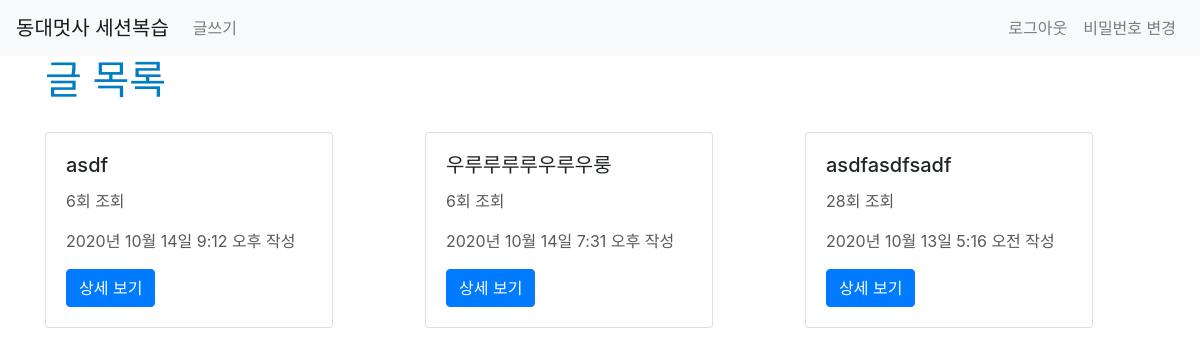
The app's page / (signed in), older data.
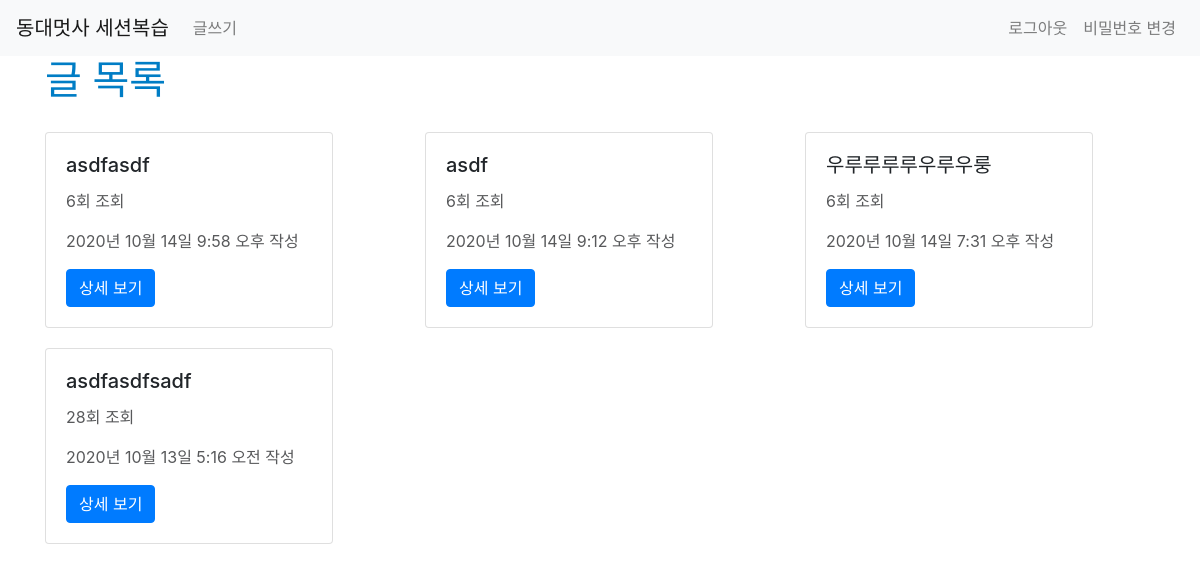
The same page, newer data.
### blog/models.py (models this page shows)
class Post(models.Model):
    title = models.CharField(max_length=50, null=False) # 짧은 문자열 필드
    '''
    User를 writer라는 이름으로 불러오고 Post와 1:N 관계(ForeignKey)로 연결
    on_delete=models.CASCADE는 유저(1)가 삭제되면 게시글(N)도 삭제되도록 하는 것!
    CASCADE 말고 PROTECT, SET_NULL(null=True가 설정돼있어야 함), SET_DEFAULT(default값이 설정돼있어야 함), SET()(대체할 값이나 함수 입력), DO_NOTHING을 입력할 수 있음.
    User 모델 사용 전에 작성된 게시글은 유저가 존재하지 않으므로 null=True
    '''
    writer = models.ForeignKey(User, on_delete=models.CASCADE, null=True)
    content = models.TextField() # 긴 문자열 필드
    image = models.ImageField(upload_to='images/', null=True)
    file = models.FileField(upload_to='files/', null=True) # file은 일단 추가만 해놨고 사용하진 않고 있음.
    view_count = models.IntegerField(default=0) # 정수형 타입
    created_at = models.DateTimeField(auto_now_add=True) # 날짜 및 시간 타입
    updated_at = models.DateTimeField(auto_now=True)

### blog/views.py (the view)
# urls.py: path('', main, name="main"), # urls.py에서 name 설정하면 템플릿 태그 활용 가능.
def main(request): # "이걸 main이라는 함수로 명명하겠다! request를 인자로 받는다!"
    all_posts = Post.objects.all().order_by('-created_at')
    return render(request, 'blog/main.html', {'posts': all_posts}) # "request의 변수(all_posts)를 posts라는 이름으로 명명하고, 해당 request를 render 함수를 활용해 blog/main.html으로 return하겠다!"

### blog/templates/blog/main.html
{% extends 'base.html' %}
{% block content %}
<div class="container">
    {% if user.is_authenticated %}
    <h1>글 목록</h1>
    <div class="row">
        {% for post in posts %}
            <div class="col-md-4 col-12">
                <div class="card" style="width: 18rem; margin-top: 20px;">
                    <div class="card-body">
                        <h5 class="card-title">{{ post.title }}</h5>
                        <p>{{ post.view_count }}회 조회</p>
                        <p>{{ post.created_at }} 작성</p>
                        <a href="{% url 'blog:show' post.pk %}" class="btn btn-primary">상세 보기</a>
                    </div>
                </div>
            </div>
        {% endfor %}
    </div>
    {% else %}
    <h3>로그인 후 이용이 가능합니다.</h3>
    <a href="{% url 'account_login' %}" class="btn btn-warning">로그인</a>
    <a href="{% url 'account_signup' %}" class="btn btn-warning">회원가입</a>
    {% endif %}
</div>
{% endblock %}

### myblog/templates/base.html (shortened to what this page needs)
{% load static %}
<!doctype html>
<html lang="en">
  <head>
    <link rel="stylesheet" href="https://stackpath.bootstrapcdn.com/bootstrap/4.5.0/css/bootstrap.min.css">
    <link rel="stylesheet" href="{% static 'css/project.css' %}">
  </head>
  <body>
    {% include 'shared/_navbar.html' %}
    {% block content %}
    {% endblock %}
  </body>
</html>

### myblog/templates/shared/_navbar.html (shortened to what this page needs)
<nav class="navbar navbar-expand-lg navbar-light bg-light">
    <a class="navbar-brand" href="{% url 'blog:main' %}">동대멋사 세션복습</a>
    <div class="collapse navbar-collapse" id="navbarSupportedContent">
      <ul class="navbar-nav mr-auto">
        <li class="nav-item">
          <a class="nav-link" href="{% url 'blog:new' %}">글쓰기</a>
        </li>
      </ul>
      <ul class="navbar-nav mr-0">
        {% if user.is_authenticated %}
        <li class="nav-item">
          <a class="nav-link" href="{% url 'account_logout' %}">로그아웃</a>
        </li>
        <li class="nav-item">
          <a class="nav-link" href="{% url 'account_change_password' %}">비밀번호 변경</a>
        </li>
        {% endif %}
      </ul>
    </div>
</nav>

### myblog/static/css/project.css (style rules this page uses)
h1 { color: #007DC5; }
p { color: #58595B; }

Row changes from the older to the newer data that the page shows:
added Post: title "asdfasdf", view_count "6", created_at "2020년 10월 14일 9:58 오후"
